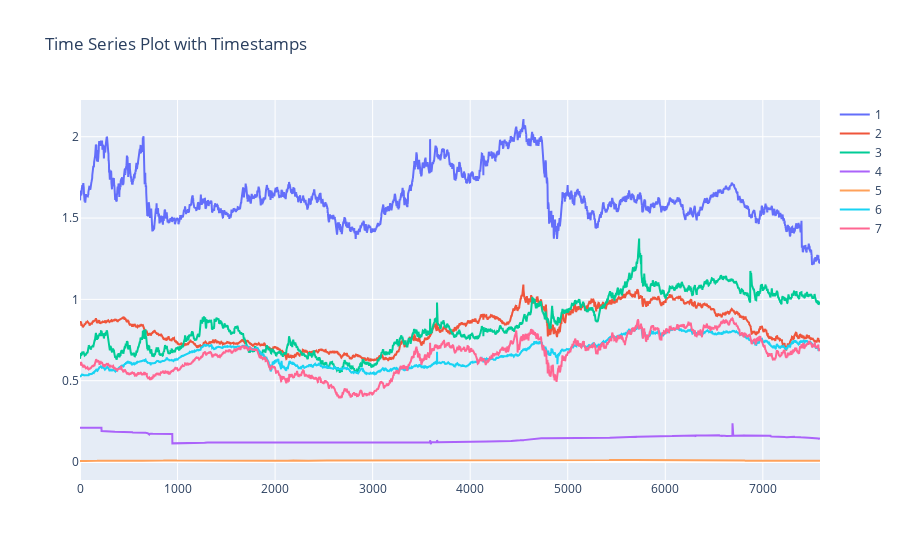

Notebook cell for this chart:
### Code cell
import plotly.graph_objects as go

# 假设 dataset.df 是一个包含时间戳和其他数据的 DataFrame
# 并且时间戳是索引
df = dataset.df.copy()
df['avg'] = dataset.df.mean(axis=1)

# 选择要绘制的数据和颜色
drawed_data = dataset.df.iloc[0:-1].copy()
selected_columns = [ 1,2,3,4,5, 6,7]
colors = ['blue', 'green', 'red', 'c', 'magenta']

# 创建图形
fig = go.Figure()

# 为每个选定的列添加一个线条
for i, col in enumerate(selected_columns):
    fig.add_trace(go.Scatter(x=list(range(len(drawed_data.index))), y=drawed_data.iloc[:, col], mode='lines', name=col))

# 更新图形布局
fig.update_layout(title='Time Series Plot with Timestamps')

# 显示图形
fig.show()

### Figure 1 — Plotly figure (JSON) as saved in the notebook; plotly's stock layout.template omitted (floating-point values rounded to 4 significant figures; data arrays with more than 128 entries replaced by an {"elided": "..."} marker saying what was removed)
{"data": [{"mode": "lines", "name": "1", "type": "scatter", "x": {"elided": "7587 int values"}, "y": {"elided": "7587 float values"}}, {"mode": "lines", "name": "2", "type": "scatter", "x": {"elided": "7587 int values"}, "y": {"elided": "7587 float values"}}, {"mode": "lines", "name": "3", "type": "scatter", "x": {"elided": "7587 int values"}, "y": {"elided": "7587 float values"}}, {"mode": "lines", "name": "4", "type": "scatter", "x": {"elided": "7587 int values"}, "y": {"elided": "7587 float values"}}, {"mode": "lines", "name": "5", "type": "scatter", "x": {"elided": "7587 int values"}, "y": {"elided": "7587 float values"}}, {"mode": "lines", "name": "6", "type": "scatter", "x": {"elided": "7587 int values"}, "y": {"elided": "7587 float values"}}, {"mode": "lines", "name": "7", "type": "scatter", "x": {"elided": "7587 int values"}, "y": {"elided": "7587 float values"}}], "layout": {"title": {"text": "Time Series Plot with Timestamps"}}}
